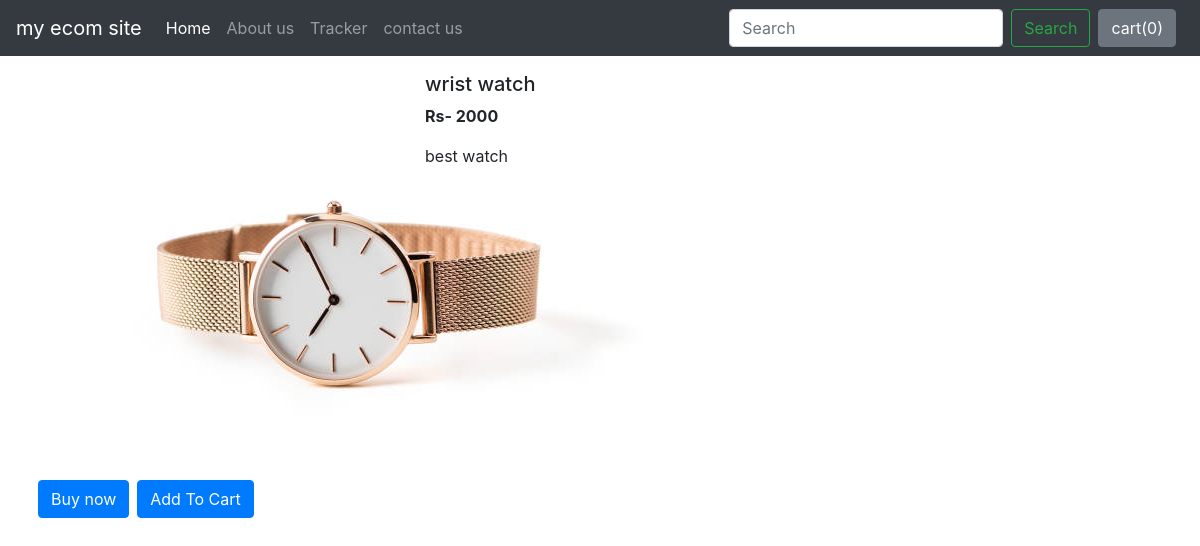
Screenshot of /shop/prodview/1 with the database file from the repository.
### shop/models.py (models this page shows, shortened)
class product(models.Model):
    product_id = models.AutoField
    product_name = models.CharField(max_length=50, default="")
    category = models.CharField(max_length=50, default="")
    subcategory = models.CharField(max_length=50, default="")
    price = models.IntegerField(default=0)
    desc = models.CharField(max_length=300, default="")
    pub_date = models.DateField()
    image = models.ImageField(upload_to="shop/images", default="")

### shop/views.py (the view)
# urls.py: path("prodview/<int:myid>", views.prodview, name="prodview"),
def prodview(request,myid):
    produc = product.objects.filter(id=myid)
    return render(request, 'shop/prodview.html', {'product': produc[0]})

### shop/templates/shop/prodview.html (shortened to what this page needs)
{% extends 'shop/basics.html' %}
{% block body %}
<div class="container my-3">
    <div class="row">
    <div class="col-md-4">
        <div class="row">
            <img src="/media/{{product.image}}">
            </div>
        <div class="row">
            <button class="btn btn-primary mx-2" > Buy now</button>
              <button class="btn btn-primary" > Add To Cart</button>
            </div>
    </div>
    <div class="col-md-8">
        <h5>{{product.product_name}}</h5>
         <p> <b> Rs- {{product.price}} </b></p>
        <p> {{product.desc}}</p>
    </div>
        </div>
</div>
{%  endblock %}

### rows the page displays
product: image (picture), product_name "wrist watch", price "2000", desc "best watch"
